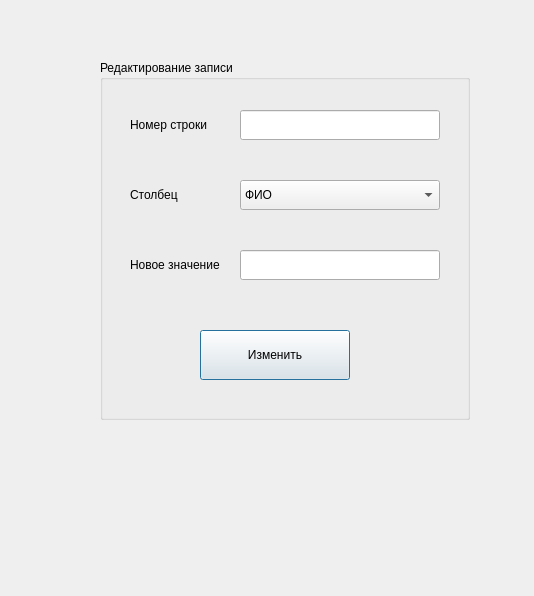
<?xml version="1.0" encoding="UTF-8"?>
<ui version="4.0">
 <class>Dialog</class>
 <widget class="QDialog" name="Dialog">
  <property name="geometry">
   <rect>
    <x>0</x>
    <y>0</y>
    <width>534</width>
    <height>596</height>
   </rect>
  </property>
  <property name="windowTitle">
   <string>Dialog</string>
  </property>
  <widget class="QGroupBox" name="groupBox">
   <property name="geometry">
    <rect>
     <x>100</x>
     <y>60</y>
     <width>370</width>
     <height>360</height>
    </rect>
   </property>
   <property name="title">
    <string>Редактирование записи</string>
   </property>
   <widget class="QLabel" name="rowLabel">
    <property name="geometry">
     <rect>
      <x>30</x>
      <y>40</y>
      <width>100</width>
      <height>50</height>
     </rect>
    </property>
    <property name="text">
     <string>Номер строки</string>
    </property>
   </widget>
   <widget class="QLabel" name="columnLabel">
    <property name="geometry">
     <rect>
      <x>30</x>
      <y>110</y>
      <width>100</width>
      <height>50</height>
     </rect>
    </property>
    <property name="text">
     <string>Столбец</string>
    </property>
   </widget>
   <widget class="QLabel" name="valueLabel">
    <property name="geometry">
     <rect>
      <x>30</x>
      <y>180</y>
      <width>100</width>
      <height>50</height>
     </rect>
    </property>
    <property name="text">
     <string>Новое значение</string>
    </property>
   </widget>
   <widget class="QLineEdit" name="rowEdit">
    <property name="geometry">
     <rect>
      <x>140</x>
      <y>50</y>
      <width>200</width>
      <height>30</height>
     </rect>
    </property>
   </widget>
   <widget class="QLineEdit" name="valueEdit">
    <property name="geometry">
     <rect>
      <x>140</x>
      <y>190</y>
      <width>200</width>
      <height>30</height>
     </rect>
    </property>
   </widget>
   <widget class="QPushButton" name="editBtn">
    <property name="geometry">
     <rect>
      <x>100</x>
      <y>270</y>
      <width>150</width>
      <height>50</height>
     </rect>
    </property>
    <property name="text">
     <string>Изменить</string>
    </property>
   </widget>
   <widget class="QComboBox" name="columnCombo">
    <property name="geometry">
     <rect>
      <x>140</x>
      <y>120</y>
      <width>200</width>
      <height>30</height>
     </rect>
    </property>
    <property name="modelColumn">
     <number>0</number>
    </property>
    <item>
     <property name="text">
      <string>ФИО</string>
     </property>
    </item>
    <item>
     <property name="text">
      <string>Рейс</string>
     </property>
    </item>
    <item>
     <property name="text">
      <string>Класс</string>
     </property>
    </item>
    <item>
     <property name="text">
      <string>Вес багажа</string>
     </property>
    </item>
   </widget>
  </widget>
 </widget>
 <resources/>
 <connections/>
</ui>
